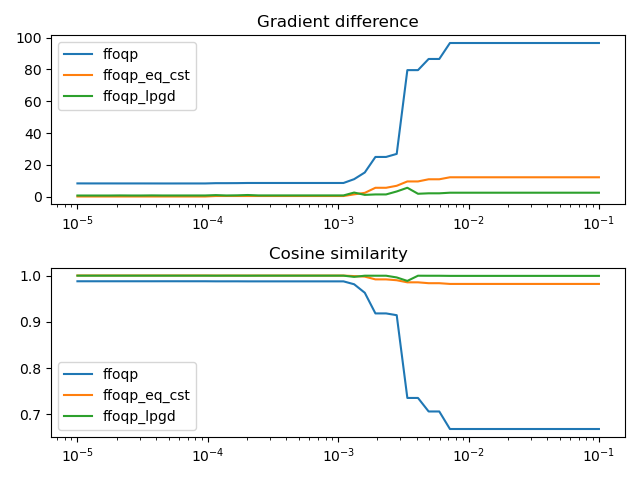

Source code (Python):
import ffoqp
import ffoqp_eq_cst
import ffoqp_lpgd
import torch
import numpy as np
import unittest
# import qpth
# from qpthlocal.qp import QPSolvers
from cvxpylayers.torch import CvxpyLayer
import cvxpy as cp
import matplotlib.pyplot as plt

# SEED = 25

def test_ffoqp_equality(eps_grid):
    # torch.manual_seed(SEED)
    # Create a sample optimization problem
    n = 100
    n_eq_constraints   = 5
    n_ineq_constraints = 50
    Q = torch.eye(n)
    q = torch.rand(n)
    q.requires_grad_(True)
    A = torch.randn(n_eq_constraints, n)
    b = torch.randn(n_eq_constraints)
    G = torch.randn(n_ineq_constraints, n)
    h = torch.randn(n_ineq_constraints)

    optimizer = torch.optim.SGD([q], lr=0.1)

    # Create an instance of the FFOQP class
    # solver = QPSolvers.PDIPM_BATCHED
    # solver = QPSolvers.CVXPY
    solver = 'OSQP'
    solver_opts = dict(verbose=False, max_iter=10000, adaptive_rho_interval=25,
                       warm_starting=False, polishing=False)

    # Create an instance of the CVXPY layer
    Q_cp = cp.Parameter((n, n), PSD=True)
    q_cp = cp.Parameter(n)
    A_cp = cp.Parameter((n_eq_constraints, n))
    b_cp = cp.Parameter(n_eq_constraints)
    G_cp = cp.Parameter((n_ineq_constraints, n))
    h_cp = cp.Parameter(n_ineq_constraints)
    z_cp = cp.Variable(n)

    # Define the objective and constraints for CVXPY
    objective_fn = 0.5 * cp.sum_squares(Q_cp @ z_cp) + q_cp.T @ z_cp
    constraints = [G_cp @ z_cp <= h_cp, A_cp @ z_cp == b_cp]

    # Create the CVXPY problem
    # print('calling cvxpylaer...')
    problem = cp.Problem(cp.Minimize(objective_fn), constraints)
    # print("problem is dpp:", problem.is_dpp())
    # assert(problem.is_dpp())

    # Cvxpylayer
    layer = CvxpyLayer(problem, parameters=[Q_cp, q_cp, G_cp, h_cp, A_cp, b_cp], variables=[z_cp])
    sol = layer(Q, q, G, h, A, b)
    z_sol = sol[0]

    loss = torch.sum(z_sol)
    loss.backward()
    
    cvxpylayer_grad = q.grad.clone().detach()
    optimizer.zero_grad()

    def _grad(ffoqp_instance):
      # Forward pass through the FFOQP instance
      z = ffoqp_instance(Q, q, G, h, A, b)
      # print('solution', z)

      loss = torch.sum(z)
      loss.backward(retain_graph=True)
      ffoqp_grad = q.grad.clone().detach()
      optimizer.zero_grad()
      return ffoqp_grad

    def _diff(ffoqp_grad):
      return torch.norm(ffoqp_grad - cvxpylayer_grad, p=1).item()

    def _corr(ffoqp_grad):
      return torch.nn.functional.cosine_similarity(ffoqp_grad, cvxpylayer_grad, dim=0).item()

    cand_cls = {
        'ffoqp': lambda solver, solver_opts:
          ffoqp.ffoqp(lamb=100, solver=solver, solver_opts=solver_opts),
        'ffoqp_eq_cst': lambda solver, solver_opts:
          ffoqp_eq_cst.ffoqp(alpha=1, solver=solver, solver_opts=solver_opts),
        'ffoqp_lpgd': lambda solver, solver_opts:
          ffoqp_lpgd.ffoqp(alpha=100, solver=solver, solver_opts=solver_opts),
    }
    grad_diffs = {k: [] for k in cand_cls.keys()}
    grad_corrs = {k: [] for k in cand_cls.keys()}
    for eps in eps_grid:
      solver_opts["eps_abs"] = eps
      solver_opts["eps_rel"] = eps
      # solver_opts["verbose"] = True
      for k, cls in cand_cls.items():
        ffoqp_instance = cls(solver, solver_opts)
        ffoqp_grad = _grad(ffoqp_instance)
        grad_diffs[k].append(_diff(ffoqp_grad))
        grad_corrs[k].append(_corr(ffoqp_grad))

    grad_diffs = {k: np.array(v) for k, v in grad_diffs.items()}
    grad_corrs = {k: np.array(v) for k, v in grad_corrs.items()}
    return grad_diffs, grad_corrs


if __name__ == "__main__":
    eps_grid = np.logspace(1, 5, base=0.1)
    grad_diffs = {}
    grad_corrs = {}
    for i in range(10):
        grad_diffs_i, grad_corrs_i = test_ffoqp_equality(eps_grid)
        if i == 0:
            grad_diffs, grad_corrs = grad_diffs_i, grad_corrs_i
        else:
            for k in grad_diffs.keys():
                grad_diffs[k] += (grad_diffs_i[k] - grad_diffs[k]) / (i + 1)
                grad_corrs[k] += (grad_corrs_i[k] - grad_corrs[k]) / (i + 1)


    # plotit
    fig, (ax, ax2) = plt.subplots(2, 1)
    ax.set_title('Gradient difference')
    for k, v in grad_diffs.items():
        ax.plot(eps_grid, v, label=k)
    ax.set_xscale('log')
    ax.legend()

    ax2.set_title('Cosine similarity')
    for k, v in grad_corrs.items():
        ax2.plot(eps_grid, v, label=k)
    ax2.set_xscale('log')
    ax2.legend()
    plt.tight_layout()
    # plt.savefig('ffoqp_joint_test.png')
    plt.show()
